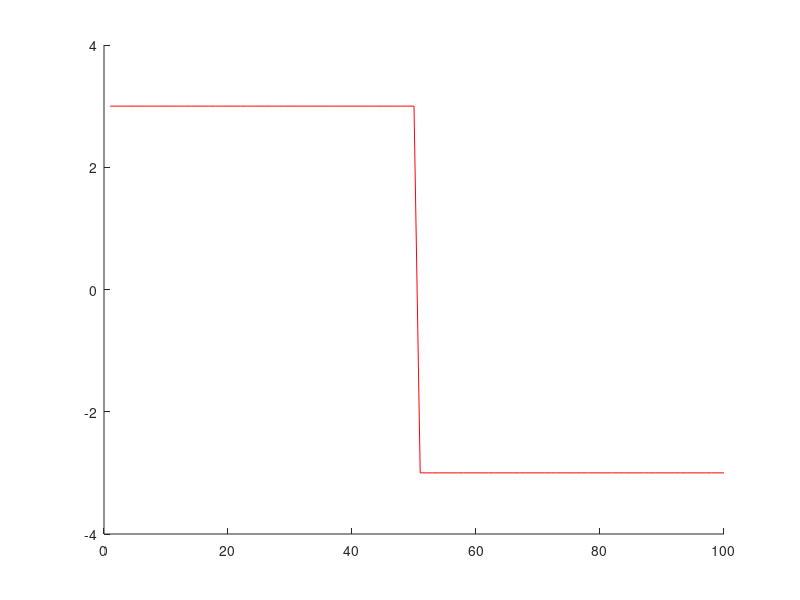

MATLAB code to generate this figure:
T=100;
A=3;
x=1:T;
s=ones(1,T);
s=-A*s;
s(1:50)=A;
c=zeros(1,T);

h1=figure;
hold on
ylim([-1-A 1+A]);
plot(x,s,'r-')